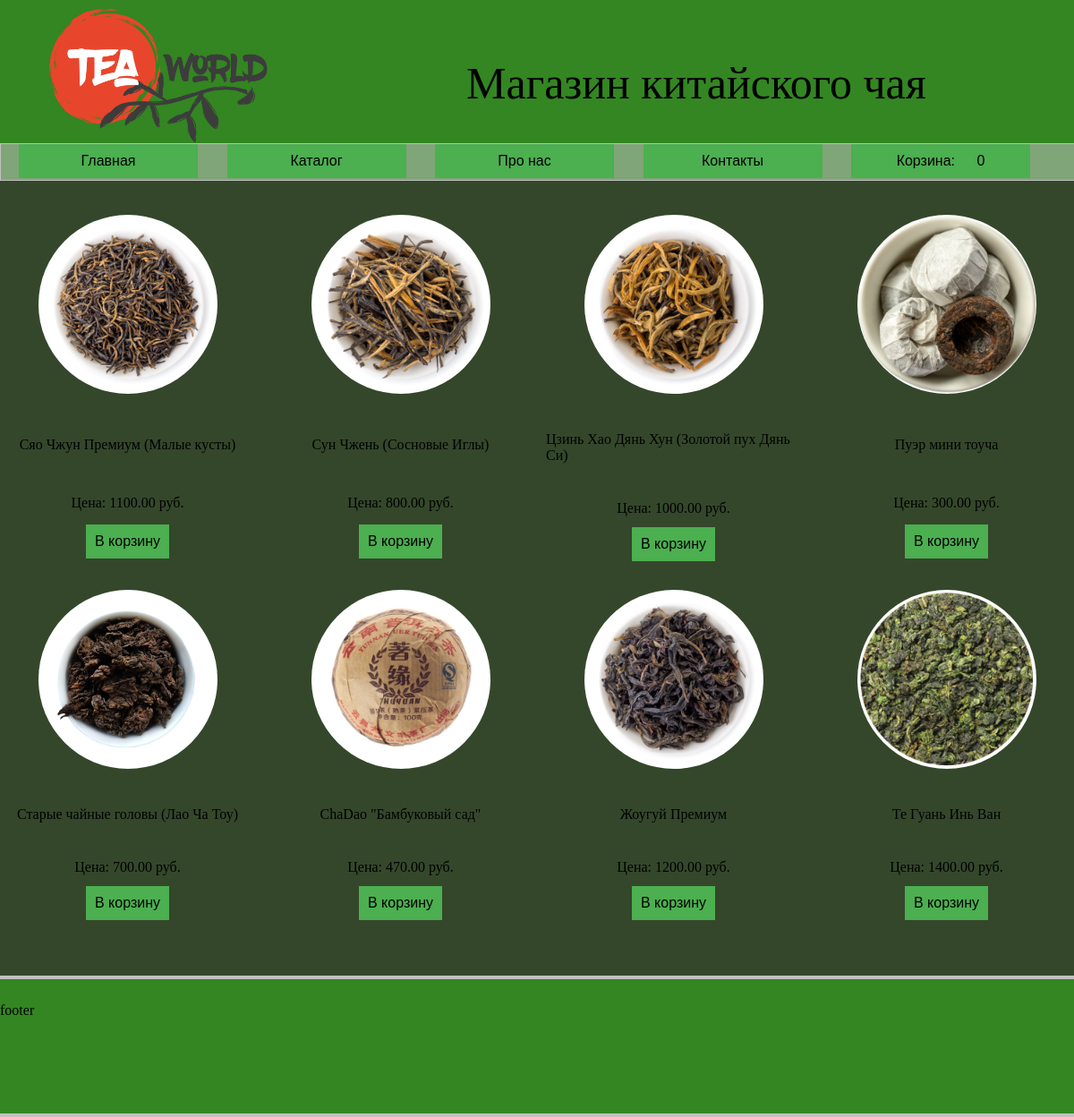
The app's page / (signed in) with its own data.
### mainapp/models.py (models this page shows, shortened)
class Cart(models.Model):
    owner = models.ForeignKey('Customer', null=True, verbose_name='Владелец', on_delete=models.CASCADE)
    products = models.ManyToManyField(CartProduct, blank=True, related_name='related_cart')
    total_products = models.PositiveIntegerField(default=0)
    final_price = models.DecimalField(max_digits=9, default=0, decimal_places=2, verbose_name='Общая цена')
    in_order = models.BooleanField(default=False)
    for_anonymous_user = models.BooleanField(default=False)

class Product(models.Model):
    class Meta:
        abstract = True
    category = models.ForeignKey(Category, verbose_name='Категория', on_delete=models.CASCADE)
    title = models.CharField(max_length=255, verbose_name='Наименование')
    slug = models.SlugField(unique=True)
    image = models.ImageField(verbose_name='Изображение')
    description = models.TextField(verbose_name='Описание', null=True)
    price = models.DecimalField(max_digits=9, decimal_places=2, verbose_name='Цена')

class TeaProduct(Product):
    type = models.CharField(max_length=25, verbose_name='Тип')
    category_tea = models.CharField(max_length=25, verbose_name='Вид')
    sort = models.CharField(max_length=99, verbose_name='Сорт')
    country = models.CharField(max_length=25, verbose_name='Страна')
    region = models.CharField(max_length=45, verbose_name='Регион')
    def get_absolute_url(self):
        return get_product_url(self, 'product_detail')

### mainapp/views.py (the view)
# urls.py: path('', BaseView.as_view(), name='base'),
class BaseView(CartMixin, View):
    def get(self, request, *args, **kwargs):
        categories = Category.objects.get_categories_for_left_sidebar()
        products = LatestProducts.objects.get_products_for_main_page('teaproduct')
        context = {
            'categories': categories,
            'products': products,
            'cart': self.cart
        }
        return render(request, 'base.html', context)

### mainapp/mixins.py (called while the page is built)
    def dispatch(self, request, *args, **kwargs):
        if request.user.is_authenticated:
            customer = Customer.objects.filter(user=request.user).first()
            if not customer:
                customer = Customer.objects.create(
                    user=request.user
                )
            cart = Cart.objects.filter(owner=customer, in_order=False).first()
            if not cart:
                cart = Cart.objects.create(owner=customer)
        else:
            cart = Cart.objects.filter(for_anonimous_user=True).first()
            if not cart:
                cart = Cart.objects.create(for_anonimous_user=True)
        self.cart = cart
        return super().dispatch(request, *args, **kwargs)

### mainapp/models.py (called while the page is built, shortened)
def get_models_for_count(*model_names):
    return [models.Count(model_name) for model_name in model_names]

def get_product_url(obj, viewname):
    ct_model = obj.__class__._meta.model_name
    return reverse(viewname, kwargs={'ct_model': ct_model, 'slug': obj.slug})

    @staticmethod
    def get_products_for_main_page(*args, **kwargs):
        with_respect_to = kwargs.get('with_respect_to')
        products = []
        ct_models = ContentType.objects.filter(model__in=args)
        for ct_model in ct_models:
            model_products = ct_model.model_class()._base_manager.all().order_by('-id')[:8]
            products.extend(model_products)
        return products

    def get_queryset(self):
        return super().get_queryset()

    def get_categories_for_left_sidebar(self):
        models = get_models_for_count('teaproduct')
        qs = list(self.get_queryset().annotate(*models))
        data = [dict(name=c.name, url=c.get_absolute_url(), count=getattr(c, self.CATEGORY_NAME_COUNT_NAME[c.name])) for c in qs]
        return data

    def get_absolute_url(self):
        return reverse('category_detail', kwargs={'slug': self.slug})

### mainapp/templates/base.html (shortened to what this page needs)
<!DOCTYPE html>
{% load static %}
<html lang="ru">
    <head>
        <link rel="stylesheet" href="{% static 'css/main.css'%}" type="text/css">
    </head>
    <body>
        <header id="header">
            <img id="img_logo" src="{% static 'media/logo.png' %}" alt="Логотип"> <a id="logo">Магазин китайского чая</a>
            <nav id="nav1">
                <span class="dropdown"><button class="dropbtn" onclick="window.location.href = '{% url 'base' %}';">Главная</button></span>
                <span class="dropdown">
                    <button class="dropbtn">Каталог</button>
                </span>
                <span class="dropdown"><button class="dropbtn">Про нас</button></span>
                <span class="dropdown"><button class="dropbtn">Контакты</button></span>
                <span class="dropdown"><button class="dropbtn" onclick="window.location.href = '{% url 'cart' %}';">Корзина: <span>{{ cart.products.count }}</span></button></span>
            </nav>
        </header>
        {% block content %}
        <main class="main">
            {% for product in products %}
            <div>
                <img src="{{ product.image.url }}" alt="" width="200">
                <br>
                <div><a class="name_product" href="{{ product.get_absolute_url }}">{{ product.title }}</a></div>
                <br>
                <div>Цена: {{ product.price }} руб.</div>
                <span class="button_cart"><button>В корзину</button></span>
            </div>
            {% endfor %}
        </main>
        {% endblock content %}
        <footer id="footer">footer</footer>
    </body>
</html>

### mainapp/static/css/main.css (style rules this page uses)
* { margin: 0px; padding: 0px; }
body { background: rgb(52, 71, 43); background-size: cover; }
#header { width: 100%; height: 200px; background: #338622; color: rgb(0, 0, 0); line-height: 5px; float: left; font-size: 50px; }
#img_logo { height: 75%; margin-top: 10px; margin-left: 50px; }
#logo { position: relative; left: 200px; top: -50px; }
#nav1 { width: 100%; height: 40px; border: 1px solid silver; background: #80a578; }
#nav1 span { margin-left: 20px; }
#nav1 span button { width: 200px; }
.main { width: 100%; height: 800px; margin-top: 40px; float: left; display: grid; grid-template-columns: 1fr 1fr 1fr 1fr; grid-gap: 20px; }
.main div { display: grid; grid-template-columns: 1fr; justify-items: center; }
.main div img { border-radius: 125px; }
.button_cart button { background-color: #4CAF50; color: black; padding: 10px; font-size: 16px; border: none; cursor: pointer; display: block; }
.name_product { text-decoration: none; color: black; }
#footer { width: 100%; height: 150px; border-bottom: 4px solid silver; background: #338622; color: rgb(0, 0, 0); line-height: 70px; float: left; margin-top: 50px; border-top: 4px solid silver; }
.dropbtn { background-color: #4CAF50; color: black; padding: 10px; font-size: 16px; border: none; cursor: pointer; }
.dropdown { position: relative; display: inline-block; }

### records on screen
Cart: products.count "0"
TeaProduct: image (picture), title "Сяо Чжун Премиум (Малые кусты)", price "1100.00"
TeaProduct: image (picture), title "Сун Чжень (Сосновые Иглы)", price "800.00"
TeaProduct: image (picture), title "Цзинь Хаo Дянь Хун (Золотой пух Дянь Си)", price "1000.00"
TeaProduct: image (picture), title "Пуэр мини тоуча", price "300.00"
TeaProduct: image (picture), title "Старые чайные головы (Лао Ча Тоу)", price "700.00"
TeaProduct: image (picture), title "ChaDao \"Бамбуковый сад\"", price "470.00"
TeaProduct: image (picture), title "Жоугуй Премиум", price "1200.00"
TeaProduct: image (picture), title "Те Гуань Инь Ван", price "1400.00"
